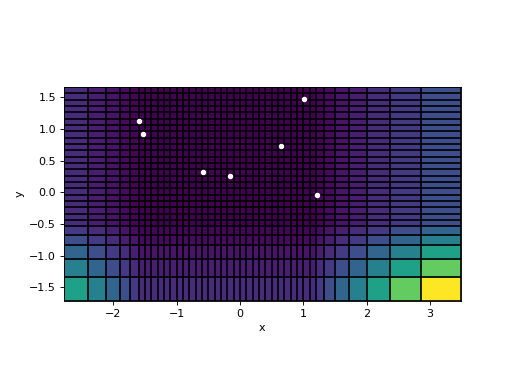

Here is the Python script that generated this plot:
import discretize
import matplotlib.pyplot as plt
import numpy as np

xyLoc = np.random.randn(8,2)

mesh = discretize.utils.meshutils.mesh_builder_xyz(
    xyLoc, [0.1, 0.1], depth_core=0.5,
    padding_distance=[[1,2], [1,0]],
    mesh_type='tensor',
)

axs = plt.subplot()
mesh.plotImage(mesh.vol, grid=True, ax=axs)
axs.scatter(xyLoc[:,0], xyLoc[:,1], 15, c='w', zorder=3)
axs.set_aspect('equal')
plt.show()
